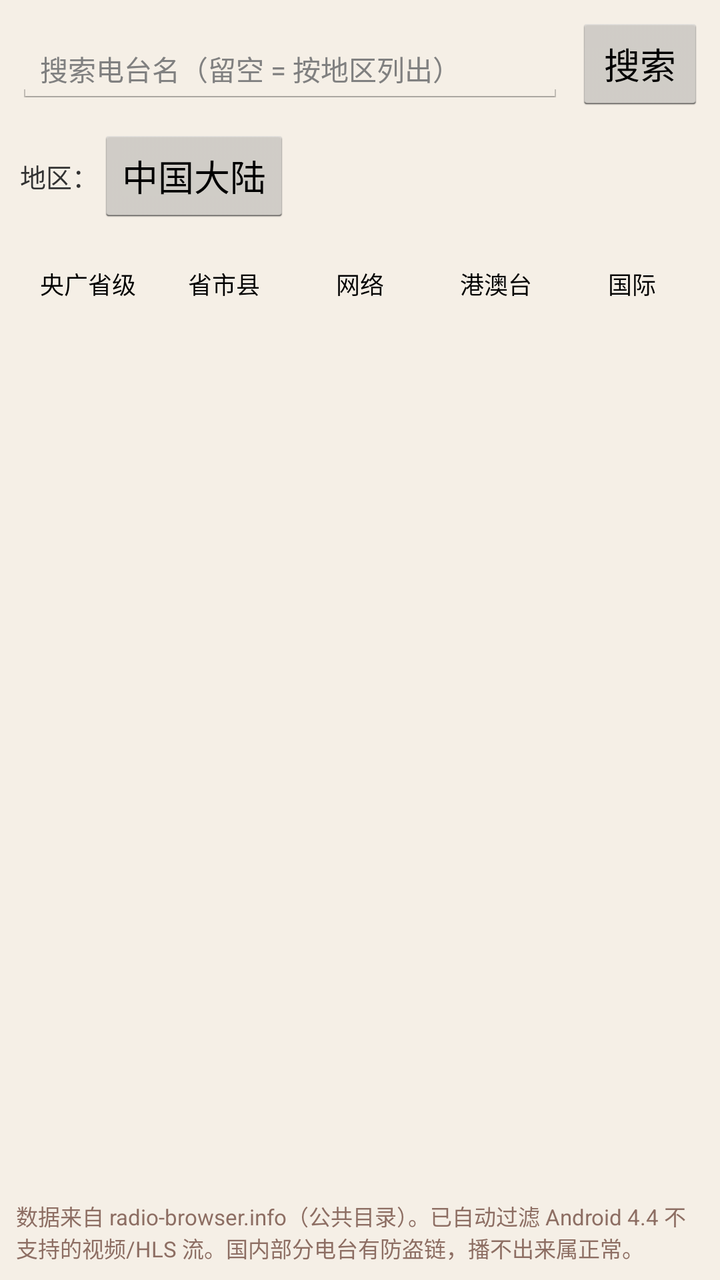
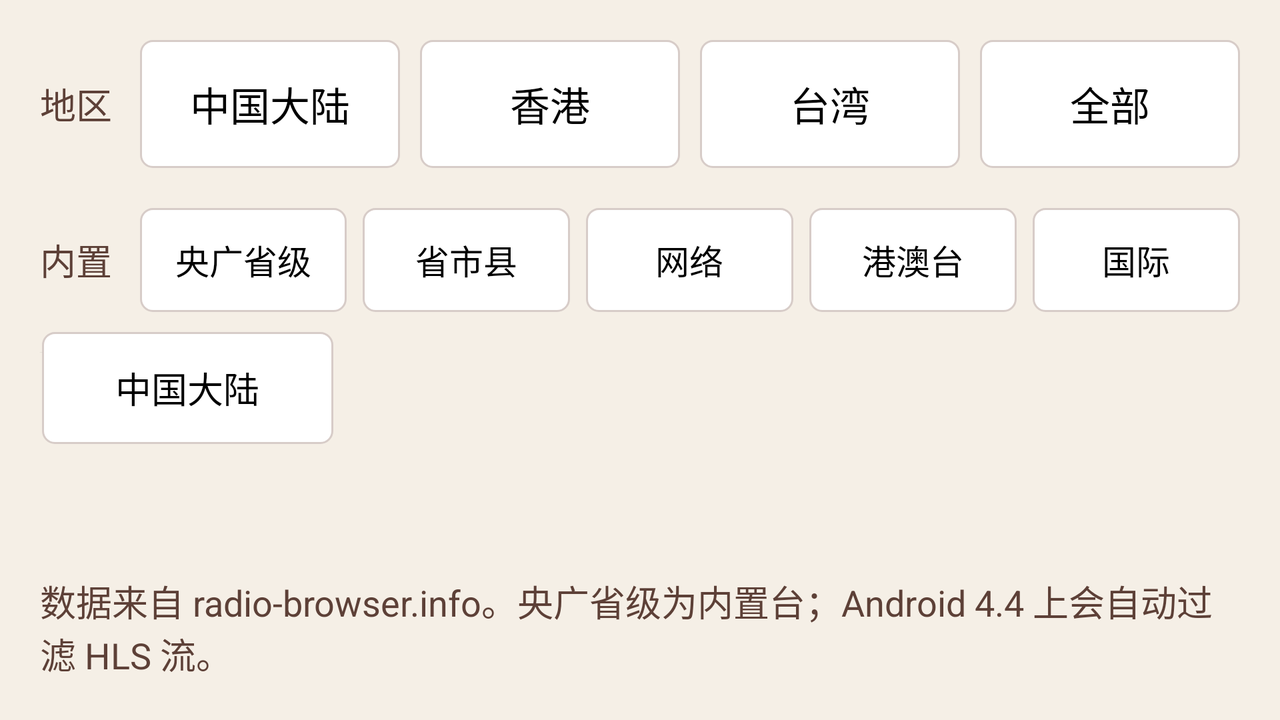

Compare how this app lays out the same screen by default and in its alternative resource folder. The renders come first, then the two layout files and the values they reference.
<!-- AndroidManifest.xml: application theme AppTheme -->
<!-- res/layout/activity_online.xml -->
<?xml version="1.0" encoding="utf-8"?>
<LinearLayout xmlns:android="http://schemas.android.com/apk/res/android"
    android:layout_width="match_parent"
    android:layout_height="match_parent"
    android:orientation="vertical"
    android:background="#F5EFE6">

    <LinearLayout
        android:layout_width="match_parent"
        android:layout_height="wrap_content"
        android:orientation="horizontal"
        android:padding="8dp">

        <EditText
            android:id="@+id/online_search"
            android:layout_width="0dp"
            android:layout_height="wrap_content"
            android:layout_weight="1"
            android:hint="搜索电台名（留空 = 按地区列出）"
            android:inputType="text"
            android:singleLine="true"
            android:textSize="14sp" />

        <Button
            android:id="@+id/online_btn"
            android:layout_width="wrap_content"
            android:layout_height="wrap_content"
            android:layout_marginLeft="6dp"
            android:text="搜索" />
    </LinearLayout>

    <LinearLayout
        android:layout_width="match_parent"
        android:layout_height="wrap_content"
        android:orientation="horizontal"
        android:paddingLeft="10dp"
        android:paddingRight="10dp"
        android:paddingBottom="6dp"
        android:gravity="center_vertical">

        <TextView
            android:layout_width="wrap_content"
            android:layout_height="wrap_content"
            android:text="地区："
            android:textSize="13sp" />

        <Button
            android:id="@+id/online_country"
            android:layout_width="wrap_content"
            android:layout_height="wrap_content"
            android:minWidth="80dp"
            android:text="中国大陆" />

    </LinearLayout>

    
    <LinearLayout
        android:layout_width="match_parent"
        android:layout_height="wrap_content"
        android:orientation="horizontal"
        android:paddingLeft="10dp"
        android:paddingRight="10dp"
        android:paddingBottom="4dp">

        <Button android:id="@+id/bi_central" style="?android:attr/borderlessButtonStyle"
            android:layout_width="0dp" android:layout_weight="1" android:layout_height="wrap_content"
            android:textSize="12sp" android:text="央广省级" />
        <Button android:id="@+id/bi_local" style="?android:attr/borderlessButtonStyle"
            android:layout_width="0dp" android:layout_weight="1" android:layout_height="wrap_content"
            android:textSize="12sp" android:text="省市县" />
        <Button android:id="@+id/bi_net" style="?android:attr/borderlessButtonStyle"
            android:layout_width="0dp" android:layout_weight="1" android:layout_height="wrap_content"
            android:textSize="12sp" android:text="网络" />
        <Button android:id="@+id/bi_hmt" style="?android:attr/borderlessButtonStyle"
            android:layout_width="0dp" android:layout_weight="1" android:layout_height="wrap_content"
            android:textSize="12sp" android:text="港澳台" />
        <Button android:id="@+id/bi_intl" style="?android:attr/borderlessButtonStyle"
            android:layout_width="0dp" android:layout_weight="1" android:layout_height="wrap_content"
            android:textSize="12sp" android:text="国际" />
    </LinearLayout>

    <ListView
        android:id="@+id/online_list"
        android:layout_width="match_parent"
        android:layout_height="0dp"
        android:layout_weight="1"
        android:divider="#D7CCC8"
        android:dividerHeight="1dp"
        android:cacheColorHint="#00000000" />

    <TextView
        android:layout_width="match_parent"
        android:layout_height="wrap_content"
        android:padding="8dp"
        android:textSize="11sp"
        android:textColor="#8D6E63"
        android:text="数据来自 radio-browser.info（公共目录）。已自动过滤 Android 4.4 不支持的视频/HLS 流。国内部分电台有防盗链，播不出来属正常。" />

</LinearLayout>
<!-- resources referenced by this layout -->
<resources>
  <style name="AppTheme" parent="@android:style/Theme.Holo.Light.DarkActionBar">
          <item name="android:windowBackground">@android:color/background_light</item>
      </style>
</resources>
<!-- res/layout-land/activity_online.xml (the repository's variant of the layout above) -->
<!-- drawn on the phone turned sideways -->
<?xml version="1.0" encoding="utf-8"?>
<LinearLayout xmlns:android="http://schemas.android.com/apk/res/android"
    android:layout_width="match_parent"
    android:layout_height="match_parent"
    android:orientation="vertical"
    android:background="#F5EFE6">

    
    <LinearLayout
        android:layout_width="match_parent"
        android:layout_height="wrap_content"
        android:orientation="horizontal"
        android:padding="20dp"
        android:paddingBottom="10dp"
        android:gravity="center_vertical">

        <TextView style="@style/TvListHint"
            android:layout_width="wrap_content" android:layout_height="wrap_content"
            android:layout_marginRight="14dp" android:text="地区" />

        <Button android:id="@+id/cn_cn" style="@style/TvSmallButton"
            android:layout_width="0dp" android:layout_weight="1" android:layout_height="64dp" android:text="中国大陆" />
        <Button android:id="@+id/cn_hk" style="@style/TvSmallButton"
            android:layout_width="0dp" android:layout_weight="1" android:layout_height="64dp"
            android:layout_marginLeft="10dp" android:text="香港" />
        <Button android:id="@+id/cn_tw" style="@style/TvSmallButton"
            android:layout_width="0dp" android:layout_weight="1" android:layout_height="64dp"
            android:layout_marginLeft="10dp" android:text="台湾" />
        <Button android:id="@+id/cn_all" style="@style/TvSmallButton"
            android:layout_width="0dp" android:layout_weight="1" android:layout_height="64dp"
            android:layout_marginLeft="10dp" android:text="全部" />

    </LinearLayout>

    
    <LinearLayout
        android:layout_width="match_parent"
        android:layout_height="wrap_content"
        android:orientation="horizontal"
        android:paddingLeft="20dp"
        android:paddingRight="20dp"
        android:paddingBottom="10dp"
        android:gravity="center_vertical">

        <TextView style="@style/TvListHint"
            android:layout_width="wrap_content" android:layout_height="wrap_content"
            android:layout_marginRight="14dp" android:text="内置" />

        <Button android:id="@+id/bi_central" style="@style/TvSmallButton"
            android:layout_width="0dp" android:layout_weight="1" android:layout_height="52dp"
            android:textSize="17sp" android:text="央广省级" />
        <Button android:id="@+id/bi_local" style="@style/TvSmallButton"
            android:layout_width="0dp" android:layout_weight="1" android:layout_height="52dp"
            android:layout_marginLeft="8dp" android:textSize="17sp" android:text="省市县" />
        <Button android:id="@+id/bi_net" style="@style/TvSmallButton"
            android:layout_width="0dp" android:layout_weight="1" android:layout_height="52dp"
            android:layout_marginLeft="8dp" android:textSize="17sp" android:text="网络" />
        <Button android:id="@+id/bi_hmt" style="@style/TvSmallButton"
            android:layout_width="0dp" android:layout_weight="1" android:layout_height="52dp"
            android:layout_marginLeft="8dp" android:textSize="17sp" android:text="港澳台" />
        <Button android:id="@+id/bi_intl" style="@style/TvSmallButton"
            android:layout_width="0dp" android:layout_weight="1" android:layout_height="52dp"
            android:layout_marginLeft="8dp" android:textSize="17sp" android:text="国际" />
    </LinearLayout>

    
    <LinearLayout
        android:layout_width="match_parent" android:layout_height="wrap_content"
        android:orientation="horizontal" android:paddingLeft="20dp" android:paddingRight="20dp">
        <EditText
            android:id="@+id/online_search"
            android:layout_width="1dp" android:layout_height="1dp"
            android:focusable="false" android:focusableInTouchMode="false"
            android:clickable="false" android:inputType="none" />
        <Button
            android:id="@+id/online_btn"
            android:layout_width="1dp" android:layout_height="1dp"
            android:focusable="false" android:visibility="gone" />
        <Button
            android:id="@+id/online_country"
            android:layout_width="0dp" android:layout_weight="1"
            android:layout_height="56dp" android:textSize="18sp"
            android:background="@drawable/btn_focus" android:text="中国大陆" />
        <TextView
            android:id="@+id/online_hint"
            android:layout_width="0dp" android:layout_weight="3"
            android:layout_height="wrap_content" android:layout_gravity="center_vertical"
            android:layout_marginLeft="16dp" style="@style/TvListHint" />
    </LinearLayout>

    <ListView
        android:id="@+id/online_list"
        android:layout_width="match_parent"
        android:layout_height="0dp"
        android:layout_weight="1"
        android:divider="#D7CCC8"
        android:dividerHeight="1dp"
        android:cacheColorHint="#00000000"
        android:listSelector="@drawable/row_focus"
        android:focusable="true"
        android:focusableInTouchMode="false"
        android:scrollbarStyle="outsideOverlay" />

    <TextView
        android:layout_width="match_parent"
        android:layout_height="wrap_content"
        android:padding="20dp"
        style="@style/TvListHint"
        android:text="数据来自 radio-browser.info。央广省级为内置台；Android 4.4 上会自动过滤 HLS 流。" />

</LinearLayout>
<!-- resources referenced by the variant -->
<!-- as the phone turned sideways resolves them -->
<resources>
  <!-- drawable btn_focus (drawable) -->
  <?xml version="1.0" encoding="utf-8"?>
  <selector xmlns:android="http://schemas.android.com/apk/res/android">
      <item android:state_focused="true">
          <shape android:shape="rectangle">
              <solid android:color="#FFF3F0" />
              <stroke android:width="4dp" android:color="#C62828" />
              <corners android:radius="6dp" />
          </shape>
      </item>
      <item android:state_pressed="true">
          <shape android:shape="rectangle">
              <solid android:color="#E8DCD4" />
              <corners android:radius="6dp" />
          </shape>
      </item>
      <item>
          <shape android:shape="rectangle">
              <solid android:color="#FFFFFF" />
              <stroke android:width="1dp" android:color="#D7CCC8" />
              <corners android:radius="6dp" />
          </shape>
      </item>
  </selector>
  <!-- drawable row_focus (drawable) -->
  <?xml version="1.0" encoding="utf-8"?>
  <selector xmlns:android="http://schemas.android.com/apk/res/android">
      <item android:state_focused="true">
          <shape android:shape="rectangle">
              <solid android:color="#22C62828" />
              <stroke android:width="4dp" android:color="#C62828" />
          </shape>
      </item>
      <item android:state_selected="true">
          <shape android:shape="rectangle">
              <solid android:color="#14C62828" />
          </shape>
      </item>
      <item>
          <shape android:shape="rectangle">
              <solid android:color="#00000000" />
          </shape>
      </item>
  </selector>
  <!-- from res/values-land/ -->
  <style name="TvListHint">
          <item name="android:textSize">18sp</item>
          <item name="android:textColor">#5D4037</item>
      </style>
  <!-- from res/values-land/ -->
  <style name="TvSmallButton">
          <item name="android:textSize">20sp</item>
          <item name="android:minHeight">64dp</item>
          <item name="android:background">@drawable/btn_focus</item>
      </style>
  <style name="AppTheme" parent="@android:style/Theme.Holo.Light.DarkActionBar">
          <item name="android:windowBackground">@android:color/background_light</item>
      </style>
</resources>
